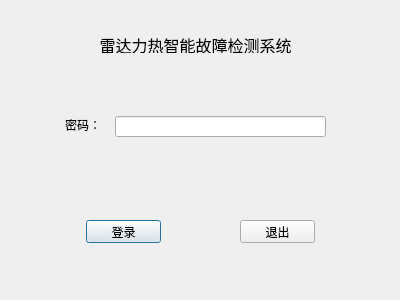
<?xml version="1.0" encoding="UTF-8"?>
<ui version="4.0">
 <class>logindialog</class>
 <widget class="QDialog" name="logindialog">
  <property name="geometry">
   <rect>
    <x>0</x>
    <y>0</y>
    <width>400</width>
    <height>300</height>
   </rect>
  </property>
  <property name="windowTitle">
   <string>Dialog</string>
  </property>
  <widget class="QLineEdit" name="pwdLineEdit">
   <property name="geometry">
    <rect>
     <x>115</x>
     <y>116</y>
     <width>211</width>
     <height>21</height>
    </rect>
   </property>
   <property name="echoMode">
    <enum>QLineEdit::Password</enum>
   </property>
  </widget>
  <widget class="QPushButton" name="loginBtn">
   <property name="geometry">
    <rect>
     <x>86</x>
     <y>220</y>
     <width>75</width>
     <height>23</height>
    </rect>
   </property>
   <property name="text">
    <string>登录</string>
   </property>
  </widget>
  <widget class="QLabel" name="label">
   <property name="geometry">
    <rect>
     <x>85</x>
     <y>37</y>
     <width>221</width>
     <height>16</height>
    </rect>
   </property>
   <property name="font">
    <font>
     <pointsize>12</pointsize>
    </font>
   </property>
   <property name="text">
    <string>雷达力热智能故障检测系统</string>
   </property>
   <property name="alignment">
    <set>Qt::AlignCenter</set>
   </property>
  </widget>
  <widget class="QLabel" name="label_2">
   <property name="geometry">
    <rect>
     <x>65</x>
     <y>117</y>
     <width>36</width>
     <height>16</height>
    </rect>
   </property>
   <property name="text">
    <string>密码：</string>
   </property>
  </widget>
  <widget class="QPushButton" name="quitBtn">
   <property name="geometry">
    <rect>
     <x>240</x>
     <y>220</y>
     <width>75</width>
     <height>23</height>
    </rect>
   </property>
   <property name="text">
    <string>退出</string>
   </property>
  </widget>
 </widget>
 <resources/>
 <connections/>
</ui>
